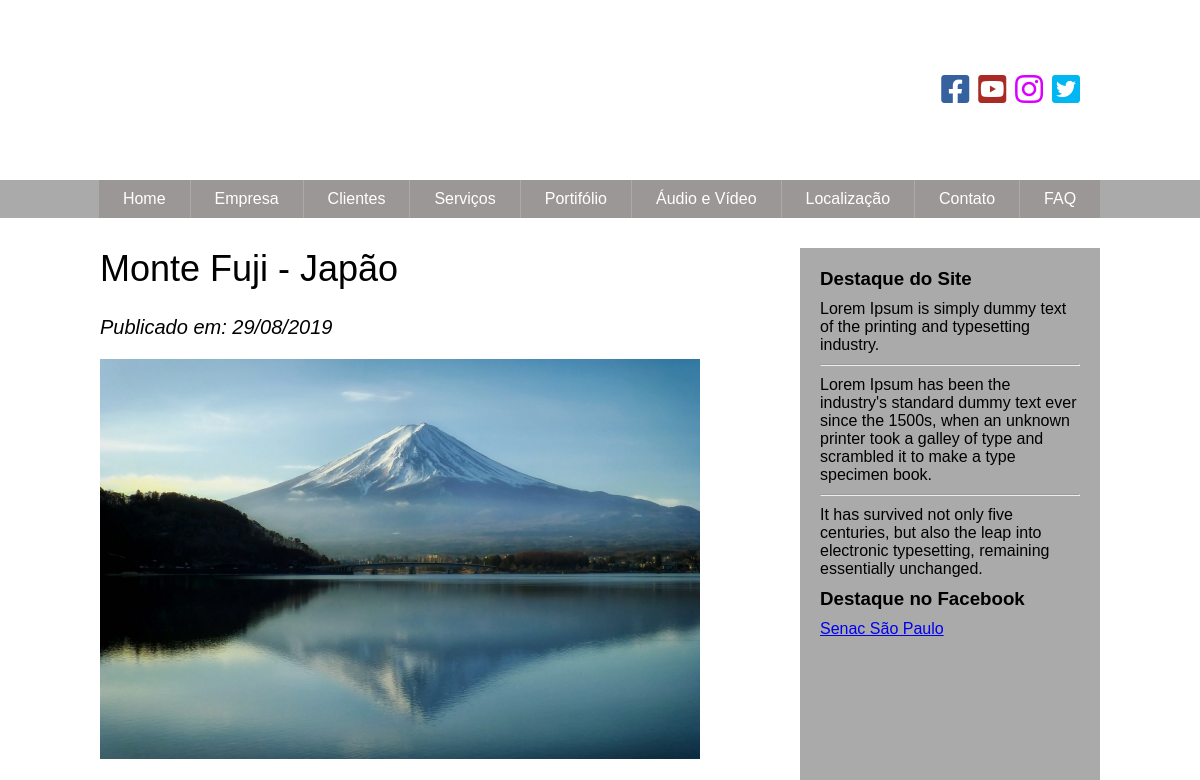
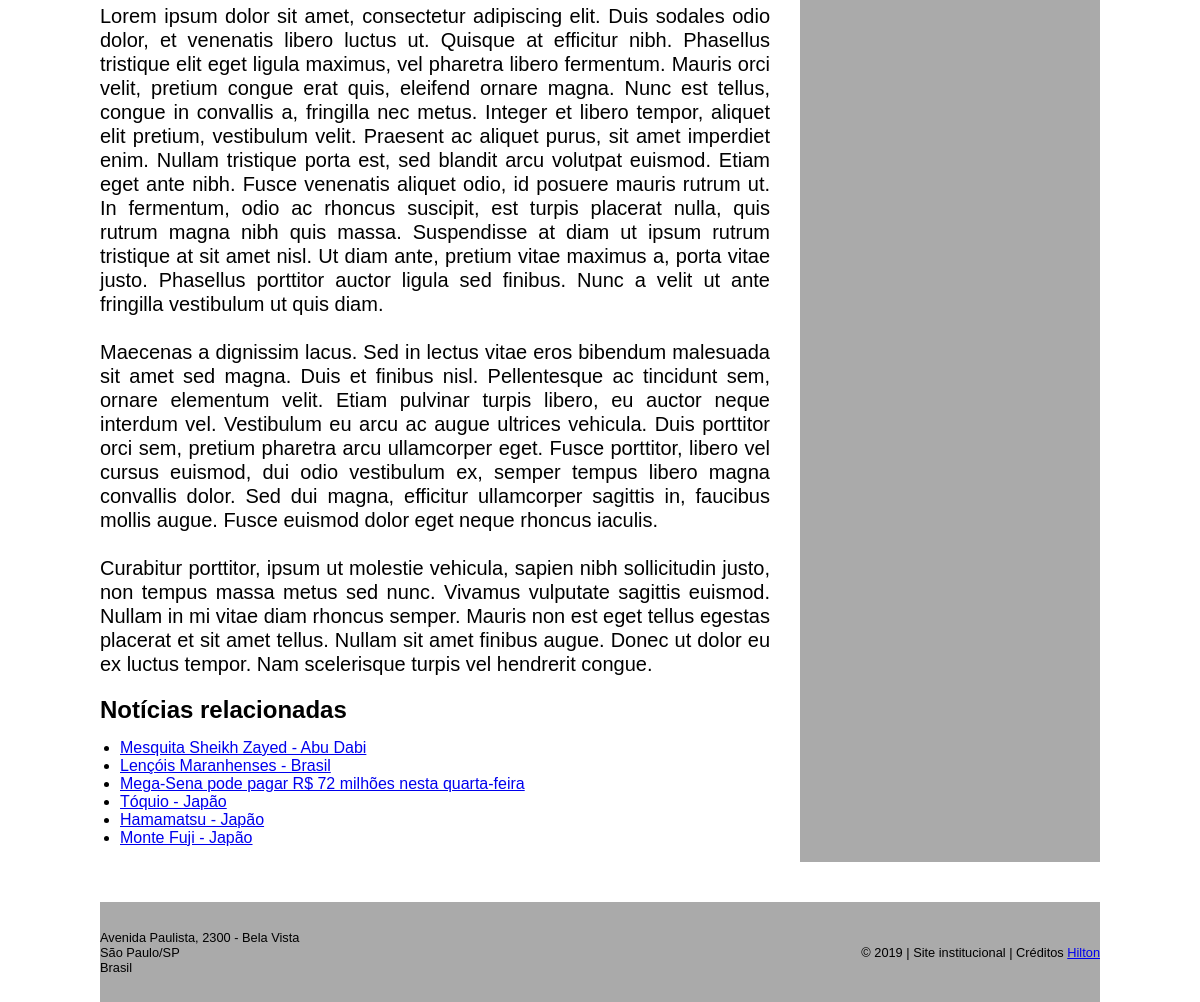
/ver_noticia.php?id_noticia=2, run on the app's committed database (2 pictures, top to bottom).
### tables this page shows
CREATE TABLE `noticias` (
  `id_noticia` int(11) NOT NULL,
  `titulo` varchar(150) NOT NULL,
  `texto` text NOT NULL,
  `data` date NOT NULL,
  `foto` varchar(150) NOT NULL
);

### funcoes.php (called while the page is built, shortened)
<?php
    function limpa_texto($texto){
        $texto = str_replace(" a ","",$texto);
        $texto = str_replace(" e ","",$texto);
        $texto = str_replace(" o ","",$texto);
        $texto = str_replace(" em ","",$texto);
        $texto = str_replace(" para ","",$texto);
        $texto = str_replace(" de ","",$texto);
        $texto = str_replace(" da ","",$texto);
        $texto = str_replace(" do ","",$texto);
        $texto = str_replace(" com ","",$texto);
        $texto = str_replace(" um ","",$texto);
        $texto = str_replace(" uma ","",$texto);
        $texto = str_replace(" uns ","",$texto);
        $texto = str_replace(" umas ","",$texto);
        $texto = str_replace(" vai ","",$texto);
        $texto = str_replace(" teve ","",$texto);
        $texto = str_replace(" foi ","",$texto);
        $texto = str_replace(" no ","",$texto);
        $texto = str_replace(" na ","",$texto);
        return $texto;
    }
?>

### ver_noticia.php (the view, shortened to what this page needs)
<?php
    include("funcoes.php");
    $data = "";
    $titulo = "";
    $texto = "";
    $foto = "";
    if(isset($_GET["id_noticia"])){
        if(is_numeric($_GET["id_noticia"])){
            $id_noticia = $_GET["id_noticia"];
            $sql = "SELECT * FROM noticias WHERE id_noticia = $id_noticia";
            $resultado = $conexao->query($sql);
            while($linha = mysqli_fetch_array($resultado)){
                $data = $linha ["data"];
                $data  = date("d/m/Y",strtotime($data));
                $titulo = $linha ["titulo"];
                $texto = $linha ["texto"];
                $foto = $linha ["foto"];
                if($foto != ""){
                    $foto = "<img class='fotonoticia' src='galeria/$foto'>";
                }
                $texto = str_replace("[foto]",$foto,$texto);
            }
        }
    }else{
        header("location: index.php");
        exit;
    }
    $complemento = "";
    $novo_titulo = limpa_texto($titulo);
    $palavras = explode(" ",$novo_titulo);
    foreach($palavras as $palavra){
        if($complemento != ""){
            $complemento.= " or ";
        }
        $complemento.="titulo like '%$palavra%' ";
    }
    $sql = "SELECT * FROM noticias WHERE $complemento ORDER BY rand()";
    $resultado = $conexao->query($sql);
    $lista = "";
    while($linha = mysqli_fetch_array($resultado)){
        $id_noticia_relacionada = $linha["id_noticia"];
        $titulo_relacionado = $linha["titulo"];
        $lista .= "<li><a href='ver_noticia.php?id_noticia=$id_noticia_relacionada'>$titulo_relacionado</a></li>";
    }
?>
<!DOCTYPE html>
<html lang="pt-br">
<head>
    <link type="text/css" rel="stylesheet" href="estilo.css"/>
    <link rel="stylesheet" href="https://use.fontawesome.com/releases/v5.8.1/css/all.css">
</head>
<body>
        <?php
            include("topo.php");
        ?>
    <section>
        <article>
            <h1><?php echo $titulo; ?></h1>
            <p><em><?php echo "Publicado em: " .$data; ?></em></p>
            <p><?php echo ($foto); ?></p>
            <p><?php echo nl2br($texto); ?></p>
            <h2>Notícias relacionadas</h2>
            <ul>
                <?php echo $lista; ?>
            </ul>
        </article>
       <?php
            include("Rodape.php");
            include("sidebar.php");
        ?>
    </section>
</body>
</html>

### topo.php (shortened to what this page needs)
<header>
    <div class="logo">Site Institucional</div>
    <div class="Redessociais">
        <a target="blank" href="https://pt-br.facebook.com"><i class="fab fa-facebook-square"></i></a>
        <a target="blank" href="https://www.youtube.com"><i class="fab fa-youtube-square"></i></a>
        <a target="blank" href="https://www.instagram.com"><i class="fab fa-instagram"></i></a>
        <a target="blank" href="https://twitter.com"><i class="fab fa-twitter-square"></i></a>
    </div>
</header>
<nav>
    <?php
      if(isset($_SESSION["nomeUsuario"])){
    ?>
    <a href="adm_usuario.php">Usuários</a>
    <a href="add_usuario.php">Adm. Usuários</a>
    <a href="add_noticia.php">Adicionar Notícias</a>
    <a href="adm_noticia.php">Administrar Notícias</a>
    <a href="sair.php">Sair</a>
    <?php
    }else{
    ?>
    <a href="index.php">Home</a>
    <a href="Empresa.php">Empresa</a>
    <a href="Clientes.php">Clientes</a>
    <a href="Servicos.php">Serviços</a>
    <a href="Portifolio.php">Portifólio</a>
    <a href="Audio-Video.php">Áudio e Vídeo</a>
    <a href="Localizacao.php">Localização</a>
    <a href="Contato.php">Contato</a>
    <a href="FAQ.php">FAQ</a>
    <?php
    }
    ?>
</nav>

### Rodape.php
<footer>
    <div>
        Avenida Paulista, 2300 - Bela Vista<br>
        São Paulo/SP<br>
        Brasil
    </div>
    <div>
        &copy; 2019 | Site institucional | Créditos <a href="#">Hilton</a>
    </div>
</footer>

### sidebar.php (shortened to what this page needs)
<aside>
        <h3>Destaque do Site</h3>
        <p>Lorem Ipsum is simply dummy text of the printing and typesetting industry.</p>
        <hr>
        <p>Lorem Ipsum has been the industry's standard dummy text ever since the 1500s, when an unknown printer took a galley of type and scrambled it to make a type specimen book.</p>
        <hr>
        <p>It has survived not only five centuries, but also the leap into electronic typesetting, remaining essentially unchanged.</p>
        <h3>Destaque no Facebook</h3>
        <div class="fb-page" data-href="https://www.facebook.com/senacsaopaulo" data-tabs="timeline" data-small-header="false" data-adapt-container-width="true" data-hide-cover="false" data-show-facepile="true"><blockquote cite="https://www.facebook.com/senacsaopaulo" class="fb-xfbml-parse-ignore"><a href="https://www.facebook.com/senacsaopaulo">Senac São Paulo</a></blockquote></div>
    </aside>

### estilo.css (style rules this page uses)
* { margin: 0px; padding: 0px; }
body { font-family: 'Arial', 'Helvetica', 'Verdana', 'sans-serif'; background-image: url(imagens/fundoTopo.jpg), url(imagens/fundoRodape1.png); background-repeat: repeat-x, repeat-x; background-position: left top, left bottom; }
header { width: 1000px; margin: 0 auto 0 auto; height: 180px; display: flex; justify-content: space-between; align-items: center; }
.logo { font-size: 2em; color: #fff; }
.Redessociais { font-size: 2em; color: #fff; background-color: rgba(255, 255, 255, 0.8); padding: 10px 20px; border-radius: 5px; }
.fa-facebook-square { color: #35619e; }
.fa-twitter-square { color: #00b6f3; }
.fa-youtube-square { color: #aa2a25; }
.fa-instagram { color: #D900FF; }
nav { background-color: #aaa; display: flex; justify-content: center; }
nav > a { color: #fff; text-decoration: none; background-color: #9c9797; display: block; margin-right: 1px; padding: 10px 24px 10px 24px; }
section { display: grid; grid-template-areas: "conteudo lateral" "rodape rodape"; grid-template-columns: 700px 300px; justify-content: center; }
aside { grid-area: lateral; background-color: #aaa; margin: 30px 0px; padding: 20px; }
aside > p { margin: 10px 0px; }
footer { grid-area: rodape; display: flex; justify-content: space-between; margin-top: 10px; align-items: center; height: 100px; background-color: #aaa; font-size: 0.8em; }
article { grid-area: conteudo; padding: 30px 30px 30px 0px; }
article > h1 { font-size: 36px; font-weight: 400; margin-bottom: 25px; }
article > h2 { clear: both; }
article > ul { padding-left: 20px; margin: 15px 0px; }
article > p { font-size: 20px; text-align: justify; line-height: 120%; margin: 20px 0px; }

### data on the page
noticias: titulo "Monte Fuji - Japão", data "29/08/2019", foto (picture)
noticias: titulo "Mesquita Sheikh Zayed - Abu Dabi"
noticias: titulo "Lençóis Maranhenses - Brasil"
noticias: titulo "Mega-Sena pode pagar R$ 72 milhões nesta quarta-feira"
noticias: titulo "Tóquio - Japão"
noticias: titulo "Hamamatsu - Japão"
